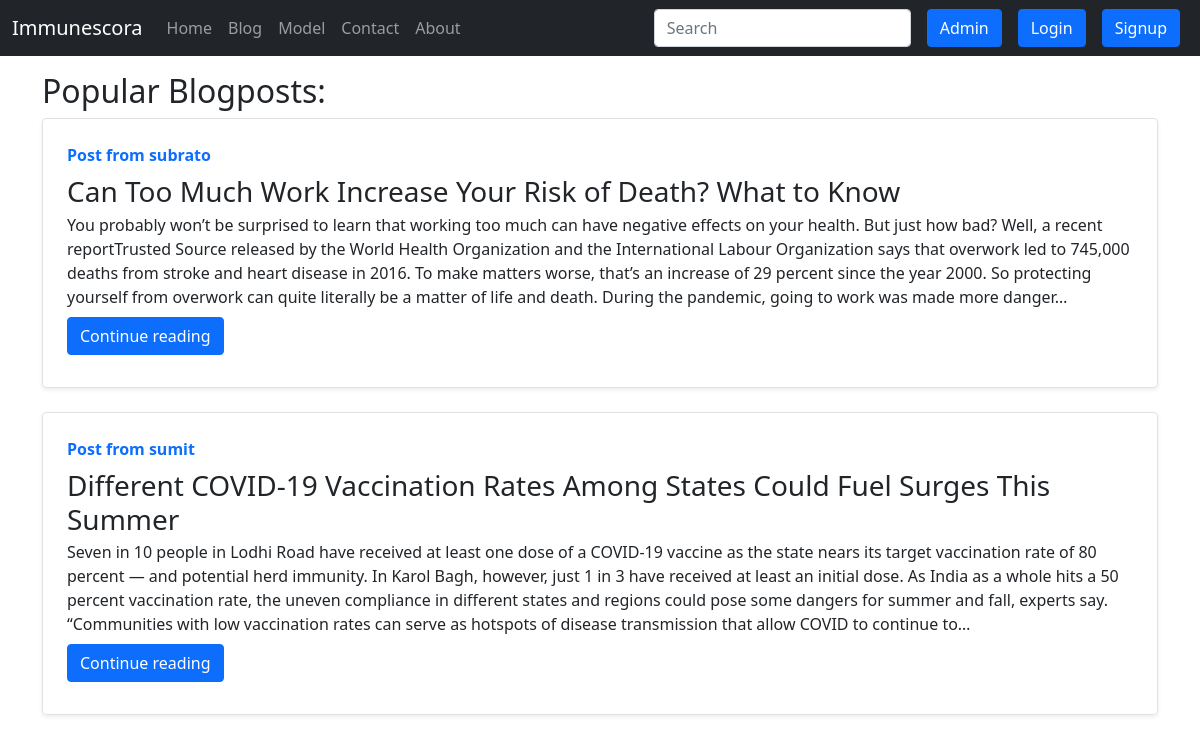
Page /blog on the committed database.
### blog/models.py (models this page shows, shortened)
class Post(models.Model):
    sno = models.AutoField(primary_key=True)
    title = models.CharField(max_length=255)
    content = models.TextField()
    author = models.CharField(max_length=13)
    slug = models.CharField(max_length=130)
    timeStamp = models.DateTimeField( blank=True)

### blog/views.py (the view)
# urls.py: path("", views.blogh, name = 'bloghome'),
def blogh(request):
    allPosts = Post.objects.all()
    context = {'allPosts': allPosts}
    return render(request, 'blog/blog.html', context)

### templates/blog/blog.html (shortened to what this page needs)
{% extends 'base.html' %}
{% block body %}
<div class="container mb-2 my-3">
    <h2>Popular Blogposts: </h2>
    {% for post in allPosts %}
      <div class="row g-0 border rounded overflow-hidden flex-md-row mb-4 shadow-sm h-md-250 position-relative">
        <div class="col p-4 d-flex flex-column position-static">
          <strong class="d-inline-block mb-2 text-primary">Post from {{post.author}}</strong>
          <h3 class="mb-0">{{post.title}}</h3>
          <p class="card-text mb-auto">{{post.content | truncatechars:550}}</p>
        <div class="my-2">
        <a href="/blog/{{post.slug}}" role="button" class="btn btn-primary">Continue reading</a>
        </div>
       </div>
      </div>
      {% endfor %}
</div>
{% endblock body %}

### templates/base.html (shortened to what this page needs)
<!DOCTYPE html>
<html lang="en">
<head>
  <link href="https://cdn.jsdelivr.net/npm/bootstrap@5.0.0-beta3/dist/css/bootstrap.min.css" rel="stylesheet"
 />
</head>
<body>
  <nav class="navbar navbar-expand-lg navbar-dark bg-dark">
    <div class="container-fluid">
      <a class="navbar-brand" href="/">Immunescora</a>
      <div class="collapse navbar-collapse" id="navbarSupportedContent">
        <ul class="navbar-nav me-auto mb-2 mb-lg-0">
          <li class="nav-item">
            <a class="nav-link" aria-current="page" href="/">Home</a>
          </li>
          <li class="nav-item">
            <a class="nav-link" href="/blog">Blog</a>
          </li>
          <li class="nav-item">
            <a class="nav-link" href="/model">Model</a>
          </li>
          <li class="nav-item">
            <a class="nav-link" href="/contact">Contact</a>
          </li>
          <li class="nav-item">
            <a class="nav-link" href="/about">About</a>
          </li>
        </ul>
        <form method="get" action="/search" class="d-flex">
          <input class="form-control me-2" type="search" placeholder="Search" aria-label="Search" name="query"
            id="query" />
        </form>
        <a href="/admin" class="btn btn-primary mx-2" role="button">
          Admin
        </a>
        {% if user.is_authenticated %}
        <ul class="navbar-nav mr-2" style="margin-right:20px;">
        <li class="nav-item dropdown mr-2">
          <a class="nav-link dropdown-toggle" href="#" id="navbarDropdown" role="button" data-bs-toggle="dropdown" aria-expanded="false">
            Welcome {{request.user}}
          </a>
          <ul class="dropdown-menu" aria-labelledby="navbarDropdown">
            <li><a class="dropdown-item" href="/logout">Logout</a></li>
          </ul>
        </li>
        </ul>
        {% else %}
        <button type="button"  href="/login" class="btn btn-primary mx-2" data-bs-toggle="modal" data-bs-target="#loginModal" >
          Login
        </button>
        <button type="button" href="/signup" class="btn btn-primary mx-2" data-bs-toggle="modal" data-bs-target="#signupModal">
          Signup
        </button>
      </div>
      {% endif %}
    </div>
  </nav>
  {% block body %}{% endblock body %}
</body>
</html>

### rows in the picture
Post: author "subrato", title "Can Too Much Work Increase Your Risk of Death? What to Know", content "You probably won’t be surprised to learn that working too much can have negative effects on your health. But just how bad? Well, a recent reportTrusted Source released by the World Health Organization and the International Labour Organization says that overwork led to 745,000 deaths from stroke and heart disease in 2016. To make matters worse, that’s an increase of 29 percent since the year 2000. So protecting yourself from overwork can quite literally be a matter of life and death. During the pandemic, going to work was made more danger…"
Post: author "sumit", title "Different COVID-19 Vaccination Rates Among States Could Fuel Surges This Summer", content "Seven in 10 people in Lodhi Road have received at least one dose of a COVID-19 vaccine as the state nears its target vaccination rate of 80 percent — and potential herd immunity. In Karol Bagh, however, just 1 in 3 have received at least an initial dose. As India as a whole hits a 50 percent vaccination rate, the uneven compliance in different states and regions could pose some dangers for summer and fall, experts say. “Communities with low vaccination rates can serve as hotspots of disease transmission that allow COVID to continue to…"
